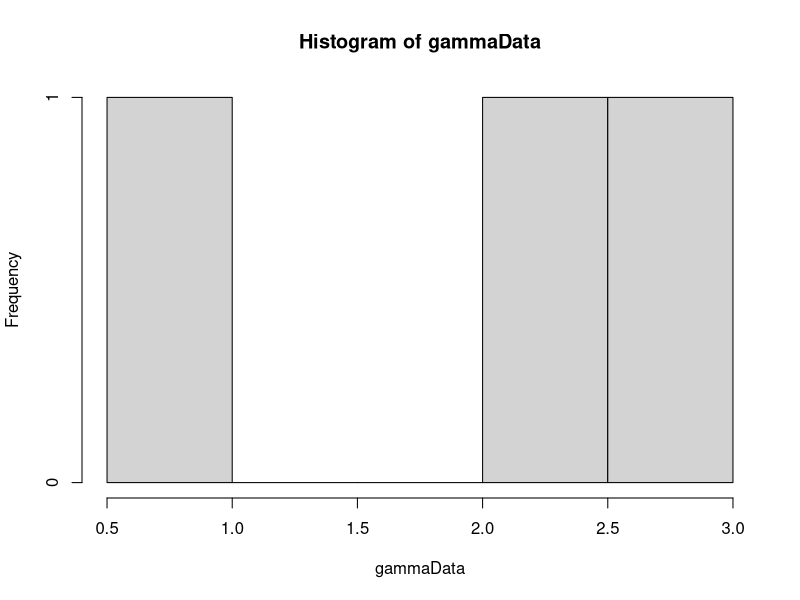
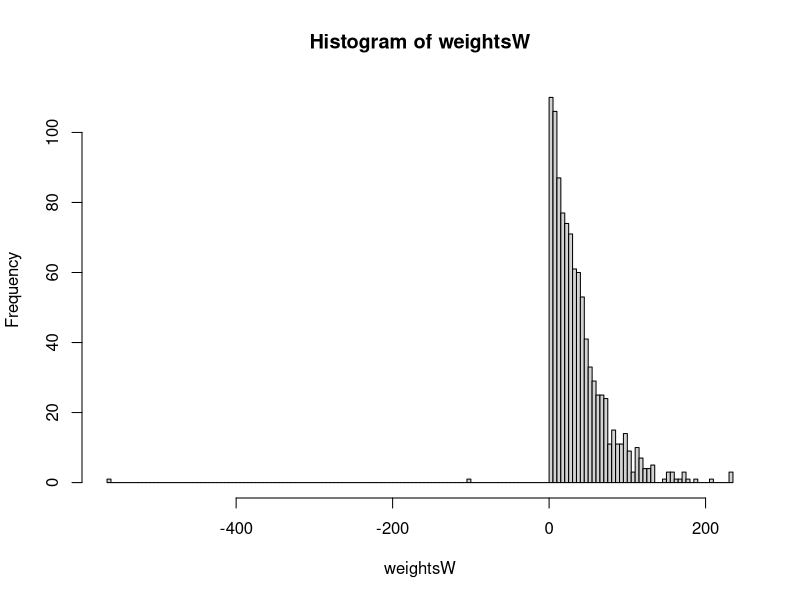
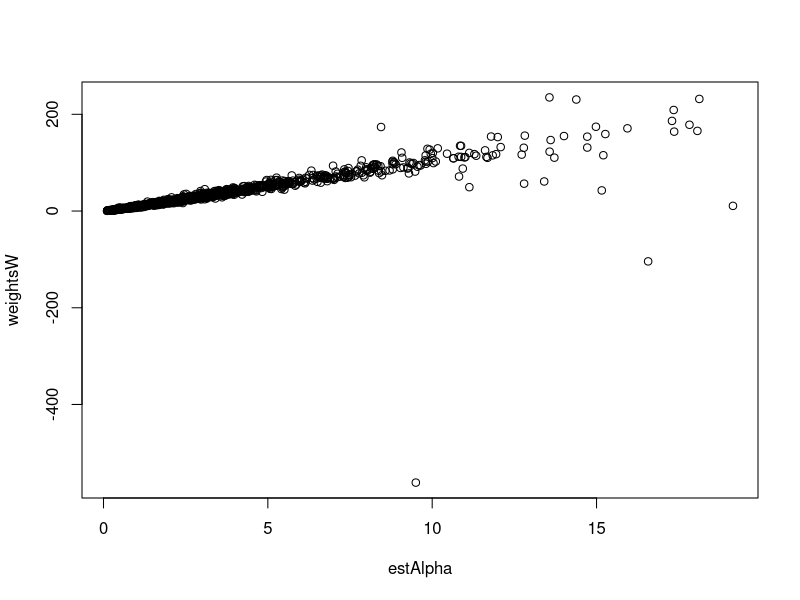

Here is the R script that generated these plots, in order:
library(MCMCpack)

#weightedUniform <- function(n, numIterations) {
#  # Generate sample of from a weighted uniform distribution
#  # 
#  # Args:
#  #   n: number of points in sample
#  #   
#  # Returns:
#  #   A vector sample
#  uCurr = runif(n)
#  alphaCurr = findAlpha(s2, uCurr)
#  uConv = rep(0, numIterations)
#  uTrace = rep(0, numIterations)
#  for(i in 1:numIterations) {
#    uProp = runif(n)
#    alphaProp = findAlpha(s2, uProp)
#    if(alphaProp != -1) {
#      proportionalProp = proportionalDensity(uProp, alphaProp)
#      proportionalCurr = proportionalDensity(uCurr, alphaCurr)
#      alphaVal = min(1, proportionalProp/proportionalCurr)
#      u = runif(1)
#      print(i)
#      if (u <= alphaVal) {
#        uCurr = uProp
#        alphaCurr = alphaProp
#      }  
#    }
#    uConv[i] = var(uCurr)
#    uTrace[i] = uCurr[1]
#  }
#  plot(uConv, type="l")
#  plot(uTrace, type="l")
#  return(uCurr)
#}
#
#proportionalDensity <- function(u, alpha) {
#  # Calculate proportional density for indepence sampling
#  # 
#  # Args:
#  #   u: A vector from an uniform distribution.
#  #   alpha: A scalar value
#  #   
#  # Returns:
#  #   A scalar value
#  
#  gammaInv = rep(0, length(u))
#  diffGammaInv = rep(0, length(u))
#  for(i in 1:length(u)) {
#    gammaInv[i] = invGammaCumulative(u[i], alpha)
#    diffGammaInv[i] = diffAlphaInvGammaCumulative(u[i], alpha)
#  }
#  return(calcWeight(gammaInv, diffGammaInv))
#}
#
#calcWeight <- function(gammaInv, diffGammaInv) {
#  # Calculate weigth for a gamma distribution
#  #
#  # Args:
#  #   gammaInv: A list of values from the inverse cumulative gamma.
#  #   diffGammaInv: A list of values from the derivative of the inverse cumulative gamma.
#  #   
#  # Returns:
#  #   A scalar value
#  weight = (1/length(gammaInv))*(sum(diffGammaInv/gammaInv)) - sum(diffGammaInv)/sum(gammaInv)
#  return(weight)
#}

calcWeight <- function(u, alpha) {
  # Calculates weight for given u and alpha.
  # 
  # Args:
  #   u: A vector.
  #   alpha: A scalar.
  #   
  # Returns:
  #   The weight value. A scalar.
  gammaInv = rep(0, length(u))
  diffGammaInv = rep(0, length(u))
  for(i in 1:length(u)) {
    gammaInv[i] = invGammaCumulative(u[i], alpha)
    diffGammaInv[i] = diffAlphaInvGammaCumulative(u[i], alpha)
  }
  pi = getPiValue()
  weight = pi/((1/length(gammaInv))*(sum(diffGammaInv/gammaInv)) - sum(diffGammaInv)/sum(gammaInv))
  return(weight)
}

getPiValue <- function() {
  # get value of pi function to be used in calculation of weights.
  # 
  # Returns:
  #   A scalar value.
  if (piValue == "constant") {
    return(1)
  } else if (pivalue == "jeffrey") {
    # Return jeffrey prior
    return(1)
  } else if (piValue == "betaOption") {
    return(estBeta)
  }
}

calcPhi <- function(u, alpha) {
  phiPoint = rep(0, length(u))
  for(i in 1:length(u)) {
    xValue = invGammaCumulative(u[i], alpha)
    phiPoint[i] = xValue > probValue
  }
  return(sum(phiPoint)/length(u))
}

invGammaCumulative <- function(u, alpha) {
  # Finds the inverse of the cumulative gamma.
  # 
  # Args:
  #   u: Scalar value.
  #   alpha: Scalar value.
  #   
  # Returns:
  #   A scalar. The inverse value given u and alpha.
  x = 0
  stepSize = 0.1
  tolerance = 0.00001
  direction = 1
  integralValue = 0
  
  while(abs(integralValue - u) > tolerance){
    x = x + direction*stepSize
    if(x<0) {
      x = 0
      direction = 1
    }
    
    if(method == "integrate") {
      integralv = integrate(gammaDensity, 0, x)
      integralValue = integral$valuev
    } else if(method == "pgamma") {
      integralv = pgamma(x, shape=alpha, scale=1)
      integralValue = integralv
    }
    
    
    # Going left and pass the point
    if ((u > integralValue) && (direction == -1)) {
      stepSize = stepSize/2
      direction = 1
    }
    
    # Going right and pass the point
    if ((u < integralValue) && (direction == 1)) {
      stepSize = stepSize/2
      direction = -1
    }
  }
  return(x)
}

diffAlphaInvGammaCumulative <- function(u, alpha) {
  # Derivative of gamma distribution with respect to alpha.
  # 
  # Args:
  #   u: Scalar between 0 and 1.
  #   alpha: Scalar larger than 0.
  #   
  # Returns:
  #   Scalar value. Derivative at point alpha.
  firstPoint = invGammaCumulative(u,alpha)
  secondPoint = invGammaCumulative(u, alpha + alphaHStep)
  return((secondPoint - firstPoint)/alphaHStep)
}

calcDerivateFunction <- function(u, alphaValue) {
  # Analytically find the derivative of cumulative inverse.
  # 
  # Args:
  #   u: Scalar value between 0 and 1.
  #   alphaValue: Scalar value.
  #   
  # Returns:
  #   A scalar value.
  largeFInv = invGammaCumulative(u, alphaValue)
  integralPart = integrate(integralFunction, 0, largeFInv)
  return((digamma(alphaValue)*u - integralPart$value)*gamma(alphaValue)/((largeFInv^(alphaValue - 1))*exp(-largeFInv)))
}

integralFunction <- function(y) {
  # Function to be integrated.
  return(log(y)*(y^(alphaValue - 1))*exp(-y)/gamma(alphaValue))
}

optimfindAlpha <- function() {
  if((calcValueTau2(u, alphaUpperBound) < s2) || (calcValueTau2(u, alphaLowerBound) > s2)) {
    return(-1)
  }
  return(optim(c(0.1), optimFunction, lower=alphaLowerBound, upper=alphaUpperBound, method="Brent")$par)
}

optimFunction <- function(alpha) {
  return(abs(s2-calcValueTau2(u, alpha)))
}

findAlpha <- function(s2, u) {
  # Function to calculate alpha value
  # 
  # Args:
  #   s2: Scalar value of sufficient statistic
  #   u: A vector
  #   
  # Returns:
  #   A scalar value of alpha.
  
  alphaValue = 0.1
  stepSize = 1
  direction = 1
  tolerance = 0.0001
  tau2Value = 0
  prevTau2Value = 0
  it = 0
  while(abs(s2 - tau2Value) > tolerance) {
    it = it + 1
    alphaValue = alphaValue + direction*stepSize
    if(alphaValue<=0) {
      alphaValue = 0.1
      direction = 1
    }
    prevTau2Value = tau2Value
    tau2Value = calcValueTau2(u, alphaValue)
    if ((s2 > tau2Value) && (direction == -1)) {
      stepSize = stepSize/2
      direction = 1
    }
    
    if ((s2 < tau2Value) && (direction == 1)) {
      stepSize = stepSize/2
      direction = -1
    }
    
    if(isAlphaOutsideValidInterval(alphaValue, direction)) {
      return(-1)
    }  
    if(it==100) {
      return(-1)
    }
    
  }
  
  return(alphaValue)
}

isAlphaOutsideValidInterval <- function(alphaValue, direction) {
  # Function to check if the alphaValue is outside allowed interval.
  # 
  # Args:
  #   alphaValue: A scalar value
  #   direction: A scalar value. Either 1 or -1.
  #   
  # Returns:
  #   Boolean value.
  return((alphaValue < alphaLowerBound && direction == -1) || (alphaValue > alphaUpperBound && direction == 1))
}

findBeta <- function(s1, u, alphaValue) {
  # Calculates beta
  # 
  # Args:
  #   s1: Scalar value.
  #   u: Vector of values between 0 and 1.
  #   alphaValue: Scalar value.
  #   
  # Returns:
  #   A scalar value.
  largeFInv = rep(0, length(u))
  for(i in 1:length(u)) {
    largeFInv[i] = invGammaCumulative(u[i], alphaValue)
  }
  return(s1*length(u)/(sum(largeFInv)))
}

calcValueTau2 <- function(u, alphaValue) {
  largeFInv = rep(0, length(u))
  for(i in 1:length(u)) {
    largeFInv[i] = invGammaCumulative(u[i], alphaValue)
  }
  return(length(u)*((prod(largeFInv))^(1/length(u)))/sum(largeFInv))
}

calcValueTau2Method2 <- function(x) {
  return(length(x)*((prod(x))^(1/length(x)))/sum(x))
}

alpha = 2
beta = 1
hStep = 0.01
alphaHStep = 0.01
method = "pgamma"
NUM_SAMPLES = 1000
NUM_POINTS = 3
alphaUpperBound = 20
alphaLowerBound = 0.1
# Pi is used in calculation of weights
# Options are:
#   "constant"
#   "betaOption"
#   "jeffrey"
#   
piValue = "constant"

# Generate data
gammaData = rgamma(NUM_POINTS, shape=alpha, scale = beta)
hist(gammaData)
# Calculation of statistics
s1 = sum(gammaData)/NUM_POINTS
s2 = NUM_POINTS*((prod(gammaData))^(1/NUM_POINTS))/sum(gammaData)

# Generation of samples
phi = rep(0, NUM_SAMPLES)
# Phi is the prob that X>probValue
probValue = 1
weightsW = rep(0, NUM_SAMPLES)
sampleIndex = 1
iterationNumber = 0
estAlpha = rep(0, NUM_SAMPLES)
estBeta = 0
while(sampleIndex <= NUM_SAMPLES) {
  u = runif(NUM_POINTS)
  estAlpha[sampleIndex] = optimfindAlpha()
  if(estAlpha[sampleIndex] != -1) {
    estBeta = findBeta(s1, u, estAlpha[sampleIndex])
    weightsW[sampleIndex] = calcWeight(u, estAlpha[sampleIndex])
    phi[sampleIndex] = calcPhi(u, estAlpha[sampleIndex])
    sampleIndex = sampleIndex + 1
    print(sampleIndex)
  }
  #print(iterationNumber)
  iterationNumber = iterationNumber + 1
}
alphaAcceptance = sampleIndex/iterationNumber
hist(weightsW, breaks = 200)
expectedPhi = sum(phi*weightsW)/sum(weightsW)
plot(estAlpha, weightsW)
